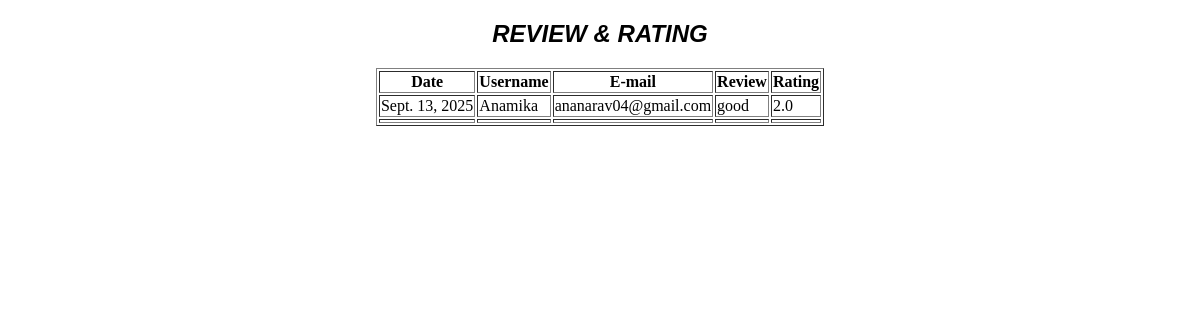
Before: /ReviewRate with the older database file.
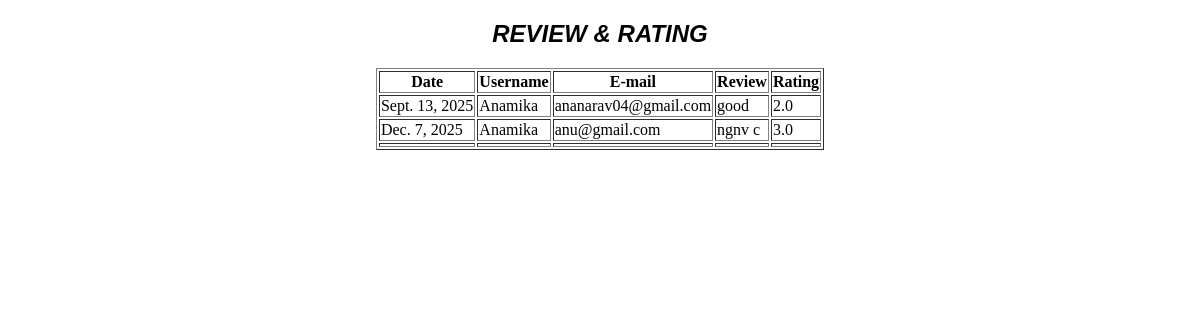
After: the same page with the newer database file.
### HealthEmergencyApp/models.py (models this page shows)
class ReviewModel(models.Model):
    USER=models.ForeignKey(UserModel,on_delete=models.CASCADE,null=True,blank=True)
    HOSPITAL=models.ForeignKey(HospitalModel,on_delete=models.CASCADE,null=True,blank=True)
    Date=models.DateField(auto_now_add=True, null=True,blank=True)
    Review=models.CharField(max_length=300,null=True,blank=True)
    Rating=models.FloatField(null=True,blank=True)

class UserModel(models.Model):
    LOGIN=models.ForeignKey(LoginModel,on_delete=models.CASCADE,null=True,blank=True)
    Name=models.CharField(max_length=30,null=True,blank=True)
    Dob=models.CharField(max_length=100,null=True,blank=True)
    Gender=models.CharField(max_length=40,null=True,blank=True)
    Email=models.CharField(max_length=40,null=True,blank=True)
    Address=models.CharField(max_length=40,null=True,blank=True)
    Contact_no=models.BigIntegerField(null=True,blank=True)
    Photo = models.FileField(upload_to='userprofile/',null=True, blank=True)
    latitude=models.FloatField(null=True, blank=True)
    longitude=models.FloatField(null=True, blank=True)

### HealthEmergencyApp/views.py (the view)
# urls.py: path('ReviewRate',ReviewRate.as_view(),name="ReviewRate"),
class ReviewRate(View):
    def get(self, request):
        c=ReviewModel.objects.all()
        return render(request, "hospital/review_rate.html",{'reviews':c})

### templates/Hospital/review_rate.html (shortened to what this page needs)
<!DOCTYPE html>
<html lang="en">
<head>
</head>
<body>
     <form>
        <center>
        <h2 style="font-family: 'Lucida Sans', 'Lucida Sans Regular', 'Lucida Grande', 'Lucida Sans Unicode', Geneva, Verdana, sans-serif;font-style: oblique;">REVIEW & RATING</h2>
    <table border="1">
        <tr>
            <th>Date</th>
            <th>Username</th>
            <th>E-mail</th>
            <th>Review</th>
            <th>Rating</th>
        </tr>
        {% for i in reviews %}
        <tr>
            <td>{{i.Date}}</td>
            <td>{{i.USER.Name}}</td>
            <td>{{i.USER.Email}}</td>
            <td>{{i.Review}}</td>
            <td>{{i.Rating}}</td>
        </tr>
        {% endfor %}
        <tr>
            <td></td>
            <td></td>
            <td></td>
            <td></td>
            <td></td>
            </tr>
    </table>
    </center>
    </form>
</body>
</html>

Changed rows visible on the page:
added ReviewModel: Date "Dec. 7, 2025", USER.Name "Anamika", USER.Email "anu@gmail.com", Review "ngnv c", Rating "3.0"
